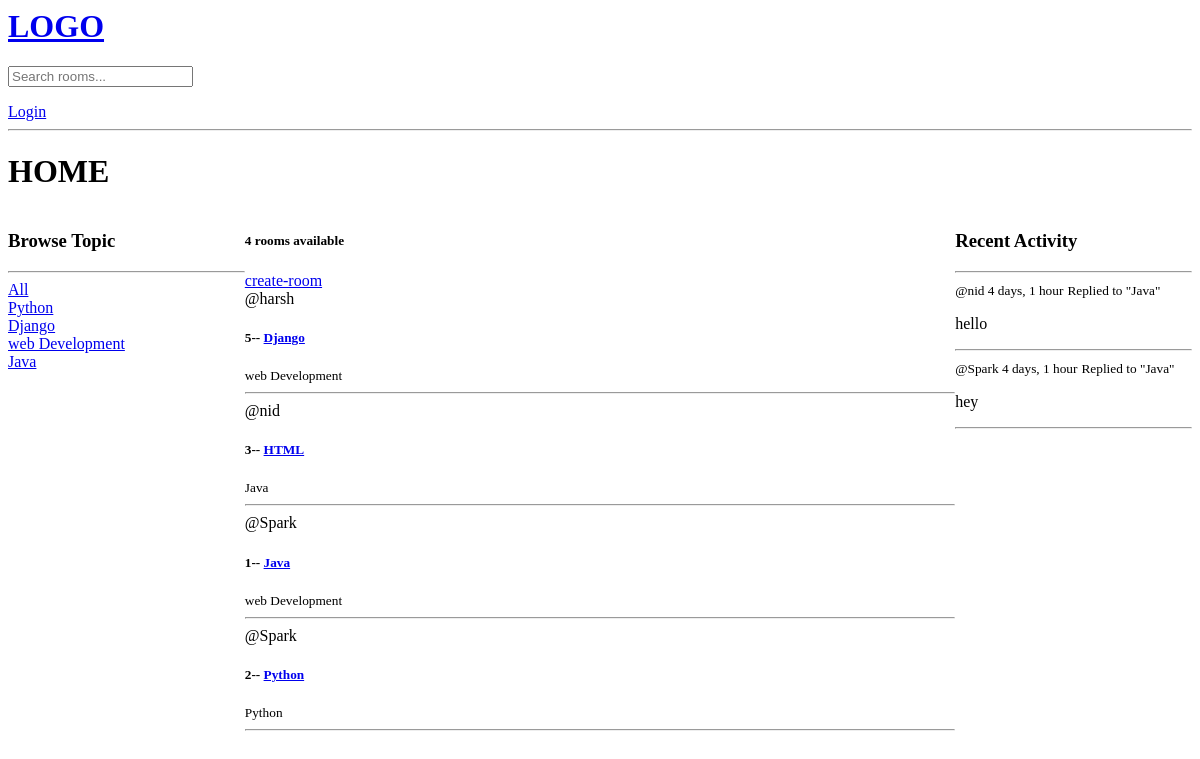
Before: / with the older database file.
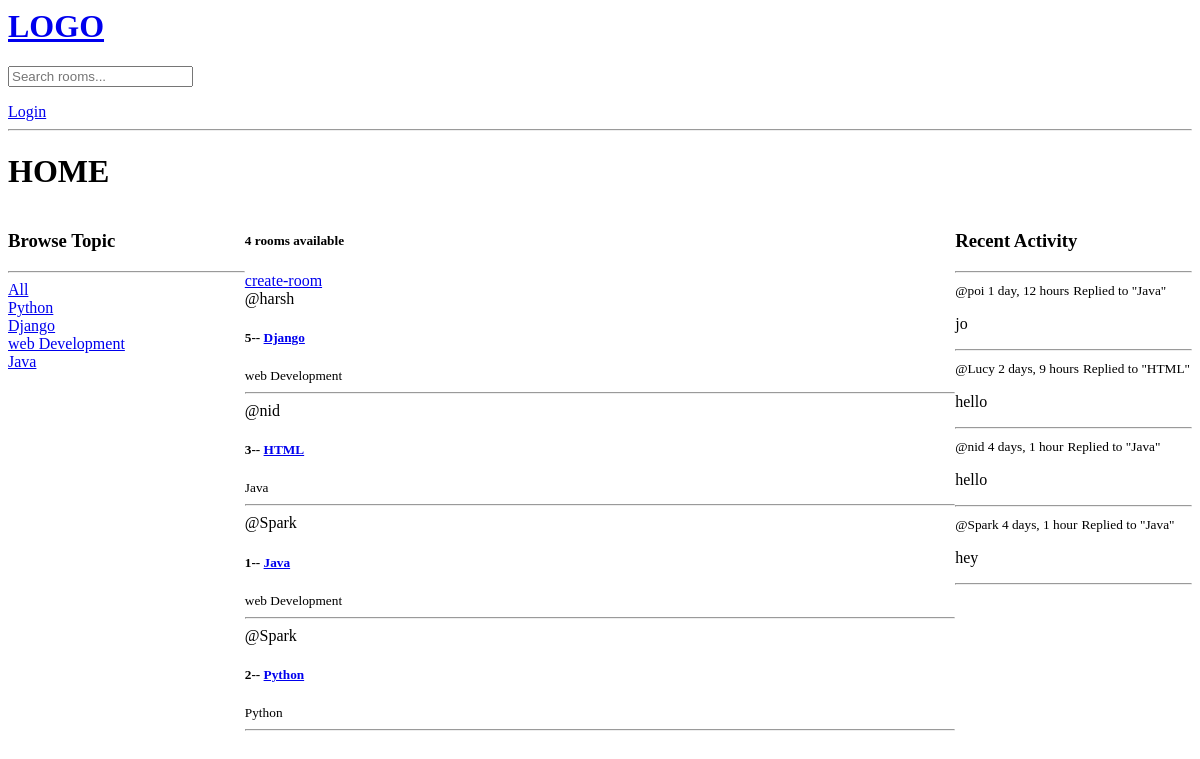
After: the same page with the newer database file.
### app/models.py (models this page shows, shortened)
class Topic(models.Model):
    name = models.CharField(max_length=200)

class Room(models.Model):
    host = models.ForeignKey(User, on_delete = models.SET_NULL , null = True)
    topic = models.ForeignKey(Topic, on_delete = models.SET_NULL , null = True)
    name = models.CharField(max_length=200)
    description = models.TextField(null = True , blank= True )
    participants = models.ManyToManyField(User , related_name='participants' , blank=True)
    updated = models.DateTimeField(auto_now = True )
    created = models.DateTimeField(auto_now_add = True)
    class Meta:
        ordering = ['-updated' , '-created' ]
    def __str__(self):
        return self.name

class Message(models.Model):
    user = models.ForeignKey(User , on_delete = models.CASCADE )
    room = models.ForeignKey(Room , on_delete = models.CASCADE )
    body = models.TextField()
    updated = models.DateTimeField(auto_now = True )
    created = models.DateTimeField(auto_now_add = True)
    def __str__(self):
        return self.body[0:50]
    class Meta:
        ordering = ['-updated' , '-created' ]

### app/views.py (the view)
# urls.py: path('' , views.home , name='home' ),
def home(request):
    q = request.GET.get('q') if request.GET.get('q') != None else ''
    rooms = Room.objects.filter(Q(topic__name__icontains=q ) | Q(name__icontains =q) | Q(description__icontains =q) )
    topics = Topic.objects.all()
    room_count = rooms.count()
    room_messages = Message.objects.all()
    context = {'rooms' : rooms , 'topics' : topics , 'room_count' : room_count , 'room_messages' : room_messages }
    return render(request , 'app/home.html' , context )

### app/templates/app/home.html (shortened to what this page needs)
{% extends 'main.html' %}
{% block content %}
<h1>
    HOME
</h1>
<div class = 'home-container'>
    <div>
        <h3>Browse Topic</h3>
        <hr>
            <div>
                <a href="{% url 'home' %}"> All </a>
            </div>
        {% for topic in topics %}
            <div>
                <a href="{% url 'home' %}?q={{topic.name}}"> {{topic.name}} </a>
            </div>
        {% endfor %}
    </div>
    <div>
        <h5>{{room_count}} rooms available </h5>
        <a href="{% url 'create-room' %}"> create-room</a>
    <div>
        {% for room in rooms %}
        <div>
            <span>@{{ room.host.username }}</span>
            <h5>{{ room.id  }}-- <a href="/room/{{room.id}}">{{ room.name }}</a></h5>
            <small>{{ room.topic.name  }}</small>
            <hr>
        </div>
        {% endfor %}
    </div>
    </div>
    <div>
        <h3>Recent Activity</h3>
        <hr>
        {% for message in room_messages %}
        <div>
            <small>@{{message.user}}  {{message.created | timesince}}</small>
            <small>Replied to "{{message.room}}" </small>
            <p>{{message}}</p>
            <hr>
        </div>
        {% endfor %}
    </div>
</div>
{% endblock %}

### templates/main.html (shortened to what this page needs)
<html>
    <head>
    </head>
    <body>
        {% include 'navbar.html' %}
        {% block content %}
        {% endblock %}
    </body>
</html>

### templates/navbar.html
<a href = '/'>
    <h1> LOGO</h1>
</a>
<form method="GET" action="{% url 'home' %}">
    <input type="text" name='q' placeholder="Search rooms..."/>
</form>
{% if request.user.is_authenticated %}
<p>Hello {{request.user}}</p>
<a href="{% url 'logout' %}">Logout</a>
{% else %}
<a href="{% url 'login' %}">Login</a>
{% endif %}
<hr>

### app/templates/app/home.html (style rules this page uses)
.home-container { display: grid; grid-template-columns: 1fr 3fr 1fr; }

Changed rows visible on the page:
added Message: user "poi", created "1 day, 12 hours", room "Java", body "jo"
added Message: user "Lucy", created "2 days, 9 hours", room "HTML", body "hello"
